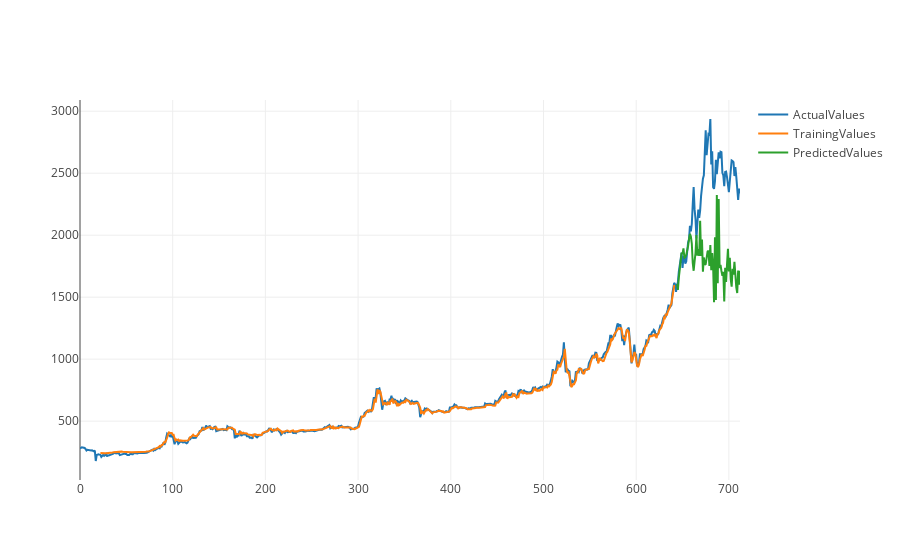

Notebook source saved alongside this figure:
### Code cell
import plotly as py
import plotly.graph_objs as go
from plotly.offline import init_notebook_mode, iplot

init_notebook_mode(connected=True)

Actual = pd.DataFrame(prices, columns=["close"], index=all_df.index).close
Training = pd.DataFrame(trainPredictPlot, columns=["close"], index=all_df.index).close
Testing = pd.DataFrame(testPredictPlot, columns=["close"], index=all_df.index).close

ActualValues = go.Scatter( x = np.arange(Actual.shape[0]), y = Actual, name = 'ActualValues')
TrainingValues = go.Scatter( x = np.arange(Training.shape[0]), y = Training, name = 'TrainingValues')
TestingValues = go.Scatter( x = np.arange(Testing.shape[0]), y = Testing, name = 'PredictedValues')

iplot([ActualValues,TrainingValues, TestingValues])

### Figure 1 — Plotly figure (JSON) as saved in the notebook; plotly's stock layout.template omitted (floating-point values rounded to 4 significant figures; data arrays with more than 128 entries replaced by an {"elided": "..."} marker saying what was removed)
{"data": [{"name": "ActualValues", "type": "scatter", "x": {"elided": "713 int values"}, "y": {"elided": "713 float values"}}, {"name": "TrainingValues", "type": "scatter", "x": {"elided": "713 int values"}, "y": {"elided": "713 float values"}}, {"name": "PredictedValues", "type": "scatter", "x": {"elided": "713 int values"}, "y": {"elided": "713 float values"}}], "layout": {}}
